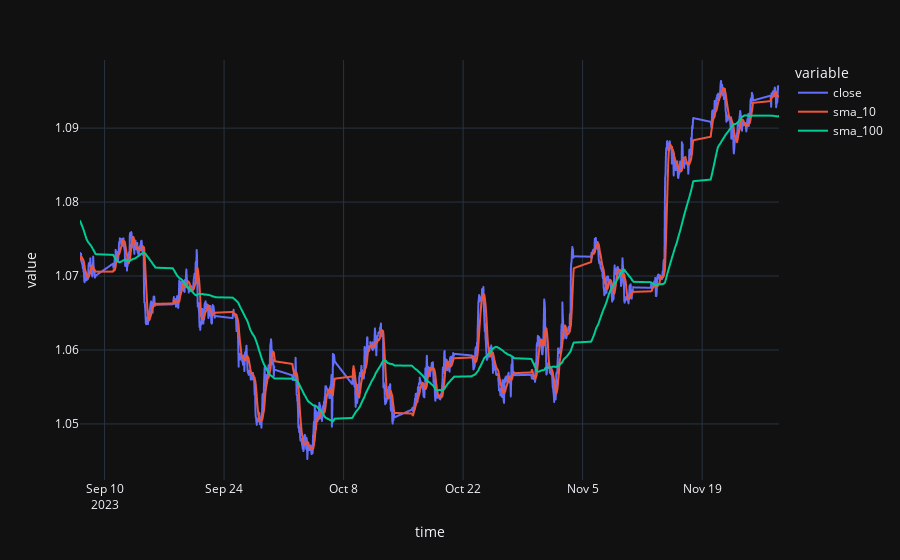

This figure's notebook cell:
### Code cell
fig = px.line(df, x='time', y=['close', 'sma_10', 'sma_100'])
fig

### Figure 1 — Plotly figure (JSON) as saved in the notebook; plotly's stock layout.template omitted (floating-point values rounded to 4 significant figures; data arrays with more than 128 entries replaced by an {"elided": "..."} marker saying what was removed)
{"data": [{"hovertemplate": "variable=close<br>time=%{x}<br>value=%{y}<extra></extra>", "legendgroup": "close", "line": {"color": "#636efa", "dash": "solid"}, "marker": {"symbol": "circle"}, "mode": "lines", "name": "close", "showlegend": true, "x": {"elided": "1390 str values"}, "xaxis": "x", "y": {"elided": "1390 float values"}, "yaxis": "y", "type": "scattergl"}, {"hovertemplate": "variable=sma_10<br>time=%{x}<br>value=%{y}<extra></extra>", "legendgroup": "sma_10", "line": {"color": "#EF553B", "dash": "solid"}, "marker": {"symbol": "circle"}, "mode": "lines", "name": "sma_10", "showlegend": true, "x": {"elided": "1390 str values"}, "xaxis": "x", "y": {"elided": "1390 float values"}, "yaxis": "y", "type": "scattergl"}, {"hovertemplate": "variable=sma_100<br>time=%{x}<br>value=%{y}<extra></extra>", "legendgroup": "sma_100", "line": {"color": "#00cc96", "dash": "solid"}, "marker": {"symbol": "circle"}, "mode": "lines", "name": "sma_100", "showlegend": true, "x": {"elided": "1390 str values"}, "xaxis": "x", "y": {"elided": "1390 float values"}, "yaxis": "y", "type": "scattergl"}], "layout": {"xaxis": {"anchor": "y", "domain": [0.0, 1.0], "title": {"text": "time"}}, "yaxis": {"anchor": "x", "domain": [0.0, 1.0], "title": {"text": "value"}}, "legend": {"title": {"text": "variable"}, "tracegroupgap": 0}, "margin": {"t": 60}}}
